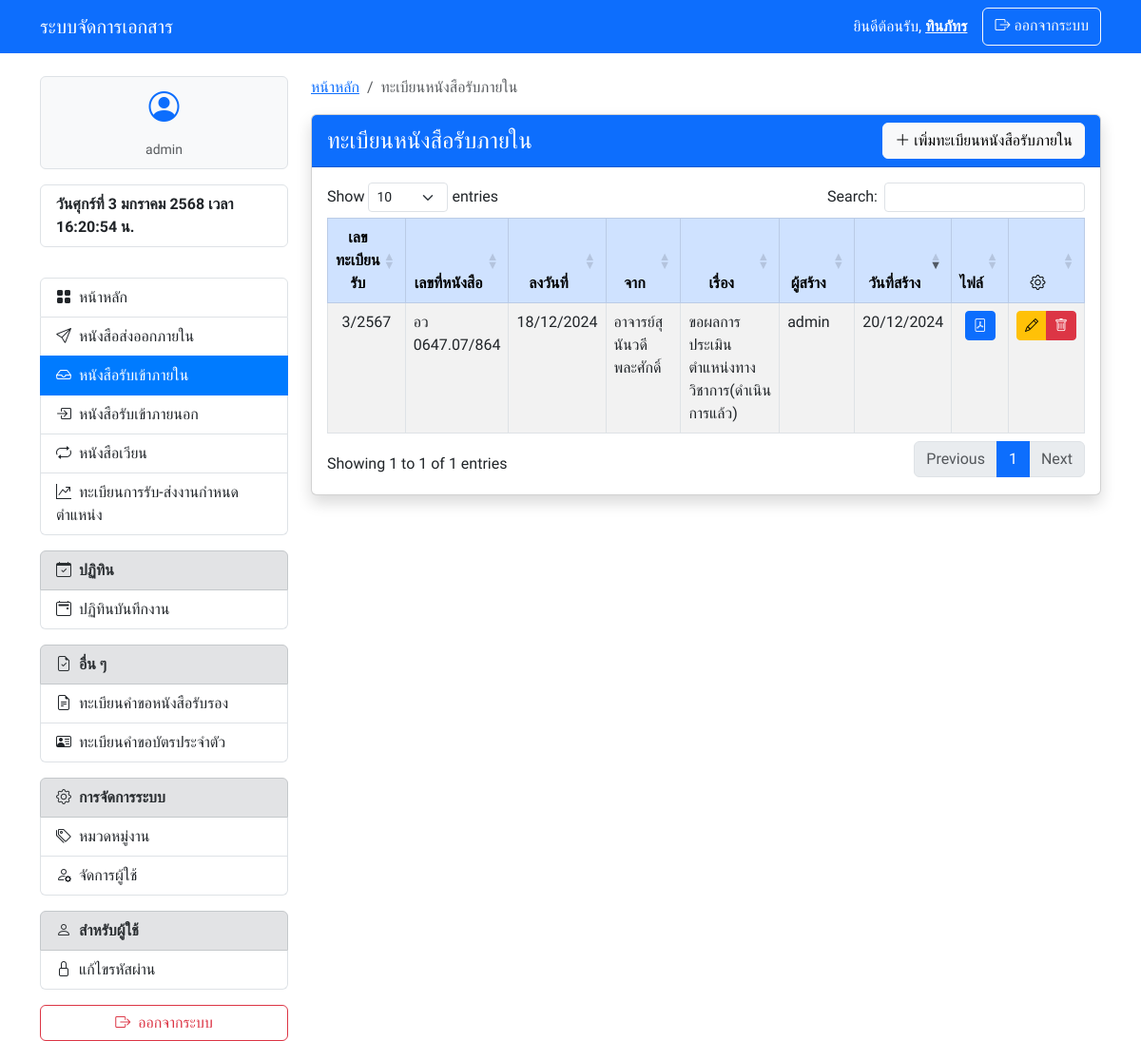
Page /internal_in/index.php (signed in) on the earlier database version.
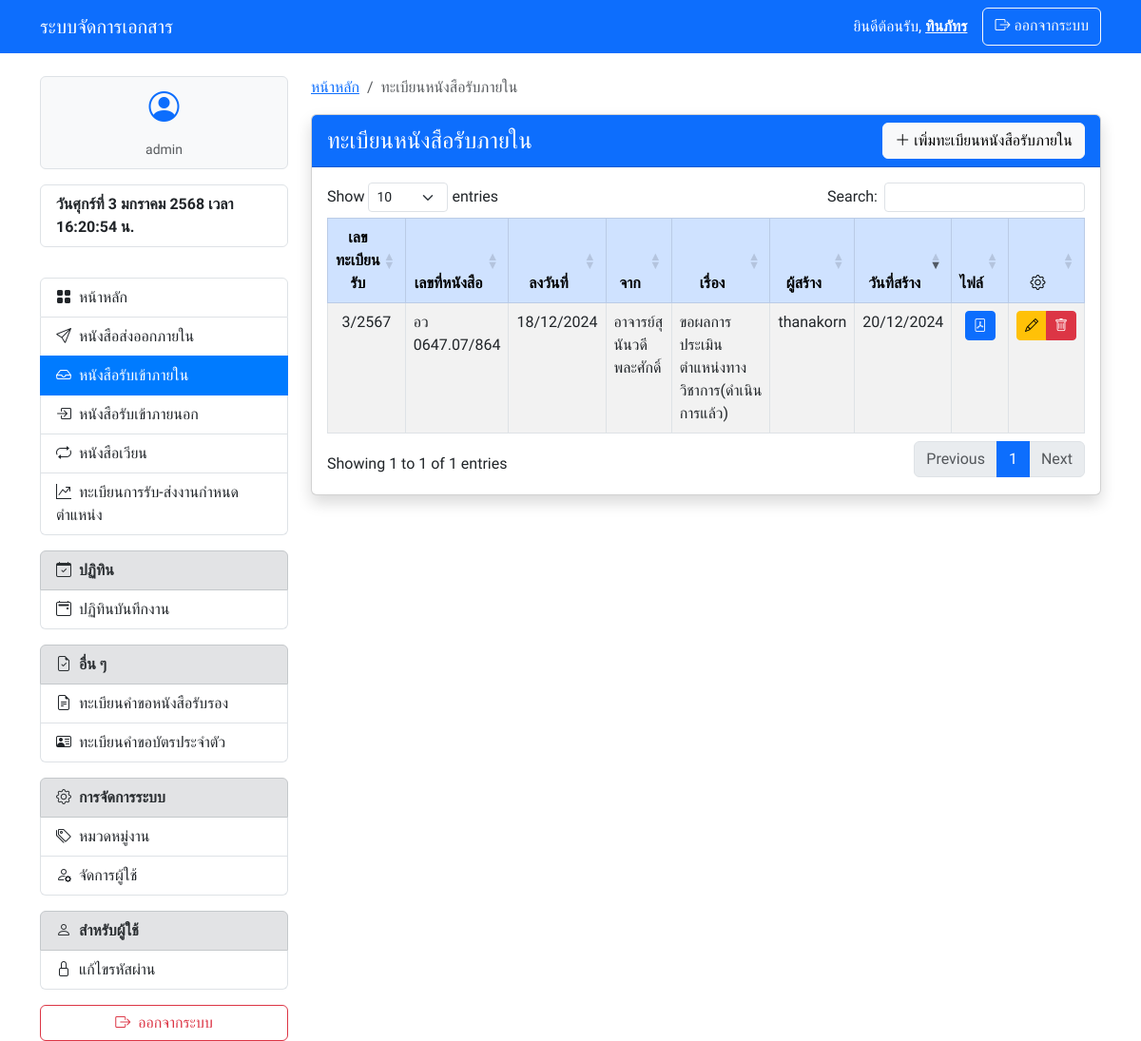
Same page on the later database version.
### tables this page shows
CREATE TABLE `edms_internal_in_documents` (
  `document_id` int(11) NOT NULL,
  `document_number` int(11) NOT NULL COMMENT 'เลขทะเบียนรับ',
  `document_year` year(4) NOT NULL COMMENT 'ปีของหนังสือ',
  `document_reference_number` varchar(50) NOT NULL COMMENT 'เลขที่หนังสือ',
  `title` varchar(255) NOT NULL COMMENT 'ชื่อเรื่อง',
  `sender` varchar(255) NOT NULL COMMENT 'ผู้ส่ง',
  `receiver` varchar(255) DEFAULT NULL COMMENT 'ผู้รับ',
  `date_received` date NOT NULL COMMENT 'วันที่รับ',
  `attachment_path` varchar(255) DEFAULT NULL COMMENT 'ไฟล์แนบ',
  `note` text DEFAULT NULL,
  `category_id` int(11) DEFAULT NULL COMMENT 'หมวดหมู่งาน',
  `created_by` int(11) NOT NULL COMMENT 'ผู้สร้าง',
  `created_at` timestamp NOT NULL DEFAULT current_timestamp() COMMENT 'เวลาที่สร้างเอกสาร',
  `date_signed` date DEFAULT NULL COMMENT 'ลงวันที่'
);

CREATE TABLE `edms_users` (
  `user_id` int(11) NOT NULL,
  `username` varchar(255) NOT NULL,
  `password` varchar(255) NOT NULL,
  `first_name` varchar(255) NOT NULL,
  `last_name` varchar(255) NOT NULL,
  `email` varchar(255) DEFAULT NULL,
  `role` enum('admin','user') NOT NULL,
  `created_at` timestamp NOT NULL DEFAULT current_timestamp()
);

### internal_in/index.php (the view, shortened to what the changed rows need)
<?php
require_once '../config.php';
$is_admin = isset($_SESSION['role']) && $_SESSION['role'] === 'admin';
try {
    $stmt = $pdo->prepare("
        SELECT d.*,
               u.username as created_by_name,
               c.category_name,
               DATE_FORMAT(d.date_signed, '%d/%m/%Y') as formatted_date_signed,
               DATE_FORMAT(d.date_received, '%d/%m/%Y') as formatted_date_received,
               DATE_FORMAT(d.created_at, '%d/%m/%Y') as formatted_created_at
        FROM edms_internal_in_documents d
        LEFT JOIN edms_users u ON d.created_by = u.user_id
        LEFT JOIN edms_work_categories c ON d.category_id = c.category_id
        ORDER BY d.created_at DESC
    ");
    $stmt->execute();
    $documents = $stmt->fetchAll(PDO::FETCH_ASSOC);
} catch (PDOException $e) {
    echo "เกิดข้อผิดพลาด: " . $e->getMessage();
    exit();
}
?>
<!DOCTYPE html>
<html lang="th">
<head>
    <?php require_once '../components/header.php'; ?>
    <link href="https://cdn.datatables.net/1.13.7/css/dataTables.bootstrap5.min.css" rel="stylesheet">
    <link href="https://cdn.datatables.net/buttons/2.4.2/css/buttons.bootstrap5.min.css" rel="stylesheet">
</head>
<body>
    <div class="container mt-4">
        <div class="row">
            <div class="col-md-9">
                <div class="card shadow">
                    <div class="card-body">
                        <div class="table-responsive">
                            <table id="documentsTable" class="table table-bordered table-striped table-hover">
                                <thead class="table-primary">
                                    <tr class="text-center">
                                        <th class="text-center" style="width: 10%">เลขทะเบียนรับ</th>
                                        <th class="text-center" style="width: 12%">เลขที่หนังสือ</th>
                                        <th class="text-center" style="width: 10%">ลงวันที่</th>
                                        <th class="text-center" style="width: 10%">จาก</th>
                                        <th class="text-center">เรื่อง</th>
                                        <th class="text-center" style="width: 10%">ผู้สร้าง</th>
                                        <th class="text-center" style="width: 10%">วันที่สร้าง</th>
                                        <th class="text-center" style="width: 5%">ไฟล์</th>
                                        <?php if ($is_admin): ?>
                                            <th class="text-center" style="width: 5%"><i class="bi bi-gear"></i></th>
                                        <?php endif; ?>
                                    </tr>
                                </thead>
                                <tbody>
                                    <?php foreach ($documents as $document): ?>
                                        <tr>
                                            <td class="text-center"><?php echo $document['document_number']; ?>/<?php echo $document['document_year'] + 543; ?></td>
                                            <td><?php echo htmlspecialchars($document['document_reference_number']); ?></td>
                                            <td class="text-center"><?php echo $document['formatted_date_signed']; ?></td>
                                            <td><?php echo htmlspecialchars($document['sender']); ?></td>
                                            <td><?php echo htmlspecialchars($document['title']); ?></td>
                                            <td><?php echo htmlspecialchars($document['created_by_name']); ?></td>
                                            <td class="text-center"><?php echo $document['formatted_created_at']; ?></td>
                                            <td class="text-center">
                                                <?php if ($document['attachment_path']): ?>
                                                    <a href="uploads/<?php echo date('Y', strtotime($document['created_at'])); ?>/<?php echo $document['attachment_path']; ?>"
                                                        class="btn btn-primary btn-sm"
                                                        target="_blank"
                                                        title="ดูไฟล์แนบ">
                                                        <i class="bi bi-file-pdf"></i>
                                                    </a>
                                                <?php endif; ?>
                                            </td>
                                            <?php if ($is_admin): ?>
                                                <td class="text-center">
                                                    <div class="btn-group" role="group">
                                                        <a href="edit.php?id=<?php echo $document['document_id']; ?>"
                                                            class="btn btn-warning btn-sm"
                                                            title="แก้ไข">
                                                            <i class="bi bi-pencil"></i>
                                                        </a>
                                                        <a href="delete.php?id=<?php echo $document['document_id']; ?>"
                                                            class="btn btn-danger btn-sm"
                                                            onclick="return confirm('คุณแน่ใจหรือไม่ว่าต้องการลบ?');"
                                                            title="ลบ">
                                                            <i class="bi bi-trash"></i>
                                                        </a>
                                                    </div>
                                                </td>
                                            <?php endif; ?>
                                        </tr>
                                    <?php endforeach; ?>
                                </tbody>
                            </table>
                        </div>
                    </div>
                </div>
            </div>
        </div>
    </div>
</body>
</html>

Differences in the rows shown:
changed edms_internal_in_documents "อว 0647.07/864": created_by.username "admin" → "thanakorn"
